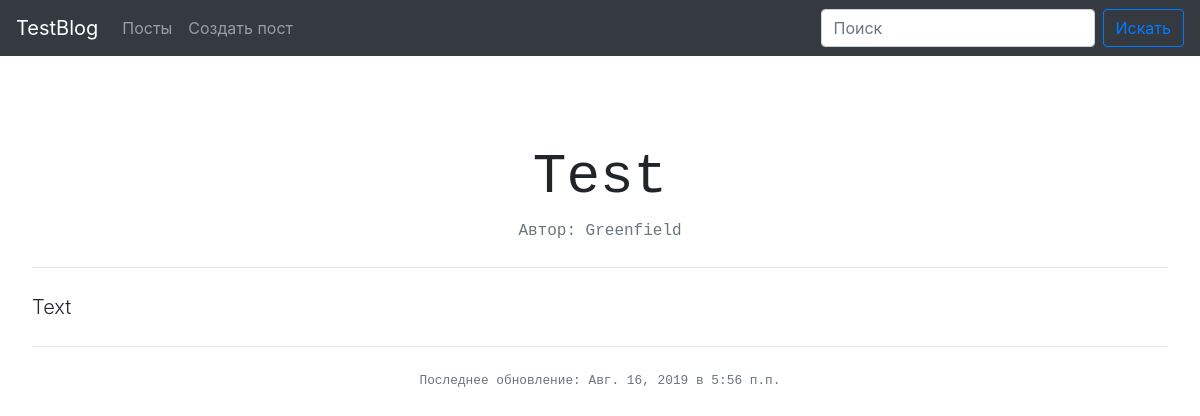
/post/5/, run on the app's committed database.
### blog/models.py (models this page shows, shortened)
class Post(models.Model):
    author = models.CharField(max_length=20)
    title = models.CharField(max_length=100)
    text = models.TextField(default='')
    publication_time = models.TimeField(default=timezone.localtime(timezone.now()))
    publication_date = models.DateField(default=timezone.localdate(timezone.now()))

### blog/views.py (the view)
# urls.py: path('post/<int:primary_key>/', Home.post_detail, name='post_detail'),
    @staticmethod
    def post_detail(request, primary_key=None):
        post = get_object_or_404(Post, pk=primary_key)
        return render(request, 'blog/post_detail.html', {'post': post})

### blog/templates/blog/post_detail.html
{% extends 'blog/index.html' %}
{% block content %}
<div class="jumbotron bg-transparent">
    <h5 class="text-center text-monospace display-4">
        {{ post.title }}
    </h5>
    <p class="text-muted text-center text-monospace">
        Автор: {{ post.author }}
    </p>
    <hr class="my-4">
    <p class="text-justify lead">
        {{ post.text }}
    </p>
    <hr class="my-4">
    <small class="text-muted text-monospace">
        <p class="text-center">
        Последнее обновление: {{ post.publication_date }} в {{ post.publication_time }}
        </p>
    </small>
</div>
{% endblock %}

### data on the page
Post: title "Test", author "Greenfield", text "Text", publication_date "Авг. 16, 2019", publication_time "5:56 п.п."
